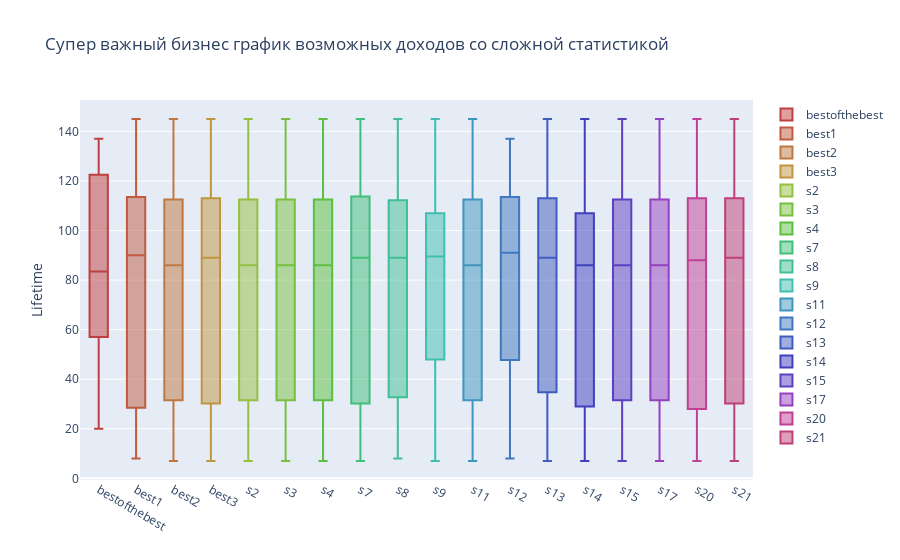

Notebook code cell kept with this figure:
### Markdown cell above
#### Неплохо бы провести здесь некую аналитику, вроде чего нибудь такого:

### Code cell
%run awesome_plot.py
